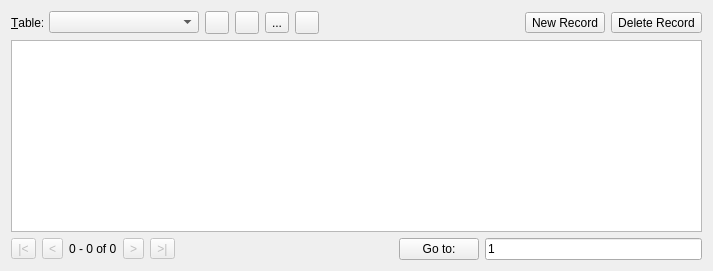
      <widget class="QWidget" name="browser">
       <attribute name="title">
        <string>Browse Data</string>
       </attribute>
       <layout class="QVBoxLayout" name="verticalLayout_2">
        <item>
         <layout class="QHBoxLayout" name="horizontalLayout">
          <item>
           <widget class="QLabel" name="label">
            <property name="text">
             <string>&amp;Table:</string>
            </property>
            <property name="buddy">
             <cstring>comboBrowseTable</cstring>
            </property>
           </widget>
          </item>
          <item>
           <widget class="QComboBox" name="comboBrowseTable">
            <property name="sizePolicy">
             <sizepolicy hsizetype="MinimumExpanding" vsizetype="Fixed">
              <horstretch>1</horstretch>
              <verstretch>0</verstretch>
             </sizepolicy>
            </property>
            <property name="minimumSize">
             <size>
              <width>150</width>
              <height>0</height>
             </size>
            </property>
            <property name="maximumSize">
             <size>
              <width>400</width>
              <height>16777215</height>
             </size>
            </property>
            <property name="toolTip">
             <string>Select a table to browse data</string>
            </property>
            <property name="whatsThis">
             <string>Use this list to select a table to be displayed in the database view</string>
            </property>
            <property name="maxVisibleItems">
             <number>30</number>
            </property>
            <property name="sizeAdjustPolicy">
             <enum>QComboBox::AdjustToContents</enum>
            </property>
           </widget>
          </item>
          <item>
           <widget class="QToolButton" name="buttonRefresh">
            <property name="toolTip">
             <string>Refresh the data in the selected table [F5, Ctrl+R]</string>
            </property>
            <property name="whatsThis">
             <string>This button refreshes the data in the currently selected table.</string>
            </property>
            <property name="text">
             <string/>
            </property>
            <property name="icon">
             <iconset resource="icons/icons.qrc">
              <normaloff>:/icons/refresh</normaloff>:/icons/refresh</iconset>
            </property>
           </widget>
          </item>
          <item>
           <widget class="QToolButton" name="buttonClearFilters">
            <property name="toolTip">
             <string>Clear all filters</string>
            </property>
            <property name="whatsThis">
             <string>This button clears all the filters set in the header input fields for the currently browsed table.</string>
            </property>
            <property name="text">
             <string/>
            </property>
            <property name="icon">
             <iconset resource="icons/icons.qrc">
              <normaloff>:/icons/clear_filters</normaloff>:/icons/clear_filters</iconset>
            </property>
           </widget>
          </item>
          <item>
           <widget class="QToolButton" name="buttonSaveFilterAsPopup">
            <property name="toolTip">
             <string>Save the table as currently displayed</string>
            </property>
            <property name="whatsThis">
             <string>&lt;html&gt;&lt;head/&gt;&lt;body&gt;&lt;p&gt;This popup menu provides the following options applying to the currently browsed and filtered table:&lt;/p&gt;&lt;ul style=&quot;margin-top: 0px; margin-bottom: 0px; margin-left: 0px; margin-right: 0px; -qt-list-indent: 1;&quot;&gt;&lt;li style=&quot; margin-top:12px; margin-bottom:12px; margin-left:0px; margin-right:0px; -qt-block-indent:0; text-indent:0px;&quot;&gt;Export to CSV: this option exports the data of the browsed table as currently displayed (after filters, display formats and order column) to a CSV file.&lt;/li&gt;&lt;li style=&quot; margin-top:12px; margin-bottom:12px; margin-left:0px; margin-right:0px; -qt-block-indent:0; text-indent:0px;&quot;&gt;Save as view: this option saves the current setting of the browsed table (filters, display formats and order column) as an SQL view that you can later browse or use in SQL statements.&lt;/li&gt;&lt;/ul&gt;&lt;/body&gt;&lt;/html&gt;</string>
            </property>
            <property name="text">
             <string>...</string>
            </property>
            <property name="icon">
             <iconset resource="icons/icons.qrc">
              <normaloff>:/icons/save_table</normaloff>:/icons/save_table</iconset>
            </property>
           </widget>
          </item>
          <item>
           <widget class="QToolButton" name="buttonPrintTable">
            <property name="toolTip">
             <string>Print currrently browsed table data [Ctrl+P]</string>
            </property>
            <property name="whatsThis">
             <string>Print currrently browsed table data. Print selection if more than one cell is selected.</string>
            </property>
            <property name="icon">
             <iconset resource="icons/icons.qrc">
              <normaloff>:/icons/print</normaloff>:/icons/print</iconset>
            </property>
           </widget>
          </item>
          <item>
           <spacer name="horizontalSpacer">
            <property name="orientation">
             <enum>Qt::Horizontal</enum>
            </property>
            <property name="sizeHint" stdset="0">
             <size>
              <width>200</width>
              <height>20</height>
             </size>
            </property>
           </spacer>
          </item>
          <item>
           <widget class="QToolButton" name="buttonNewRecord">
            <property name="toolTip">
             <string>Insert a new record in the current table</string>
            </property>
            <property name="whatsThis">
             <string>&lt;html&gt;&lt;head/&gt;&lt;body&gt;&lt;p&gt;This button creates a new record in the database. Hold the mouse button to open a pop-up menu of different options:&lt;/p&gt;&lt;ul&gt;&lt;li&gt;&lt;span style=&quot; font-weight:600;&quot;&gt;New Record&lt;/span&gt;: insert a new record with default values in the database.&lt;/li&gt;&lt;li&gt;&lt;span style=&quot; font-weight:600;&quot;&gt;Insert Values...&lt;/span&gt;: open a dialog for entering values before they are inserted in the database. This allows to enter values acomplishing the different constraints. This dialog is also open if the &lt;span style=&quot; font-weight:600;&quot;&gt;New Record&lt;/span&gt; option fails due to these constraints.&lt;/li&gt;&lt;/ul&gt;&lt;/body&gt;&lt;/html&gt;</string>
            </property>
            <property name="text">
             <string>New Record</string>
            </property>
           </widget>
          </item>
          <item>
           <widget class="QToolButton" name="buttonDeleteRecord">
            <property name="toolTip">
             <string>Delete the current record</string>
            </property>
            <property name="whatsThis">
             <string>This button deletes the record or records currently selected in the table</string>
            </property>
            <property name="text">
             <string>Delete Record</string>
            </property>
           </widget>
          </item>
         </layout>
        </item>
        <item>
         <widget class="ExtendedTableWidget" name="dataTable">
          <property name="acceptDrops">
           <bool>true</bool>
          </property>
          <property name="whatsThis">
           <string>This is the database table view. You can do the following actions:
 - Start writing for editing inline the value.
 - Double-click any record to edit its contents in the cell editor window.
 - Alt+Del for deleting the cell content to NULL.
 - Ctrl+&quot; for duplicating the current record.
 - Ctrl+' for copying the value from the cell above.
 - Standard selection and copy/paste operations.</string>
          </property>
          <property name="editTriggers">
           <set>QAbstractItemView::NoEditTriggers</set>
          </property>
          <property name="dragDropMode">
           <enum>QAbstractItemView::DragDrop</enum>
          </property>
          <property name="defaultDropAction">
           <enum>Qt::CopyAction</enum>
          </property>
          <property name="selectionMode">
           <enum>QAbstractItemView::ContiguousSelection</enum>
          </property>
          <attribute name="horizontalHeaderShowSortIndicator" stdset="0">
           <bool>true</bool>
          </attribute>
         </widget>
        </item>
        <item>
         <layout class="QHBoxLayout" name="horizontalLayout_2">
          <item>
           <widget class="QToolButton" name="buttonBegin">
            <property name="enabled">
             <bool>false</bool>
            </property>
            <property name="toolTip">
             <string>&lt;html&gt;&lt;head/&gt;&lt;body&gt;&lt;p&gt;Scroll to the beginning&lt;/p&gt;&lt;/body&gt;&lt;/html&gt;</string>
            </property>
            <property name="whatsThis">
             <string>&lt;html&gt;&lt;head/&gt;&lt;body&gt;&lt;p&gt;Clicking this button navigates to the beginning in the table view above.&lt;/p&gt;&lt;/body&gt;&lt;/html&gt;</string>
            </property>
            <property name="text">
             <string>|&lt;</string>
            </property>
            <property name="icon">
             <iconset resource="icons/icons.qrc">
              <normaloff>:/icons/resultset_first.png</normaloff>:/icons/resultset_first.png</iconset>
            </property>
           </widget>
          </item>
          <item>
           <widget class="QToolButton" name="buttonPrevious">
            <property name="enabled">
             <bool>false</bool>
            </property>
            <property name="toolTip">
             <string>Scroll one page upwards</string>
            </property>
            <property name="whatsThis">
             <string>&lt;html&gt;&lt;head/&gt;&lt;body&gt;&lt;p&gt;Clicking this button navigates one page of records upwards in the table view above.&lt;/p&gt;&lt;/body&gt;&lt;/html&gt;</string>
            </property>
            <property name="text">
             <string>&lt;</string>
            </property>
            <property name="icon">
             <iconset resource="icons/icons.qrc">
              <normaloff>:/icons/resultset_previous.png</normaloff>:/icons/resultset_previous.png</iconset>
            </property>
           </widget>
          </item>
          <item>
           <widget class="QLabel" name="labelRecordset">
            <property name="text">
             <string>0 - 0 of 0</string>
            </property>
           </widget>
          </item>
          <item>
           <widget class="QToolButton" name="buttonNext">
            <property name="enabled">
             <bool>false</bool>
            </property>
            <property name="toolTip">
             <string>Scroll one page downwards</string>
            </property>
            <property name="whatsThis">
             <string>&lt;html&gt;&lt;head/&gt;&lt;body&gt;&lt;p&gt;Clicking this button navigates one page of records downwards in the table view above.&lt;/p&gt;&lt;/body&gt;&lt;/html&gt;</string>
            </property>
            <property name="text">
             <string>&gt;</string>
            </property>
            <property name="icon">
             <iconset resource="icons/icons.qrc">
              <normaloff>:/icons/run</normaloff>:/icons/run</iconset>
            </property>
           </widget>
          </item>
          <item>
           <widget class="QToolButton" name="buttonEnd">
            <property name="enabled">
             <bool>false</bool>
            </property>
            <property name="toolTip">
             <string>Scroll to the end</string>
            </property>
            <property name="whatsThis">
             <string>&lt;html&gt;&lt;head/&gt;&lt;body&gt;&lt;p&gt;&amp;lt;html&amp;gt;&amp;lt;head/&amp;gt;&amp;lt;body&amp;gt;&amp;lt;p&amp;gt;Clicking this button navigates up to the end in the table view above.&amp;lt;/p&amp;gt;&amp;lt;/body&amp;gt;&amp;lt;/html&amp;gt;&lt;/p&gt;&lt;/body&gt;&lt;/html&gt;</string>
            </property>
            <property name="text">
             <string>&gt;|</string>
            </property>
            <property name="icon">
             <iconset resource="icons/icons.qrc">
              <normaloff>:/icons/run_line</normaloff>:/icons/run_line</iconset>
            </property>
           </widget>
          </item>
          <item>
           <spacer name="horizontalSpacer_2">
            <property name="orientation">
             <enum>Qt::Horizontal</enum>
            </property>
            <property name="sizeHint" stdset="0">
             <size>
              <width>40</width>
              <height>20</height>
             </size>
            </property>
           </spacer>
          </item>
          <item>
           <widget class="QPushButton" name="buttonGoto">
            <property name="toolTip">
             <string>&lt;html&gt;&lt;head/&gt;&lt;body&gt;&lt;p&gt;Click here to jump to the specified record&lt;/p&gt;&lt;/body&gt;&lt;/html&gt;</string>
            </property>
            <property name="whatsThis">
             <string>&lt;html&gt;&lt;head/&gt;&lt;body&gt;&lt;p&gt;This button is used to navigate to the record number specified in the Go to area.&lt;/p&gt;&lt;/body&gt;&lt;/html&gt;</string>
            </property>
            <property name="text">
             <string>Go to:</string>
            </property>
           </widget>
          </item>
          <item>
           <widget class="QLineEdit" name="editGoto">
            <property name="toolTip">
             <string>Enter record number to browse</string>
            </property>
            <property name="whatsThis">
             <string>Type a record number in this area and click the Go to: button to display the record in the database view</string>
            </property>
            <property name="text">
             <string>1</string>
            </property>
           </widget>
          </item>
         </layout>
        </item>
       </layout>
      </widget>
